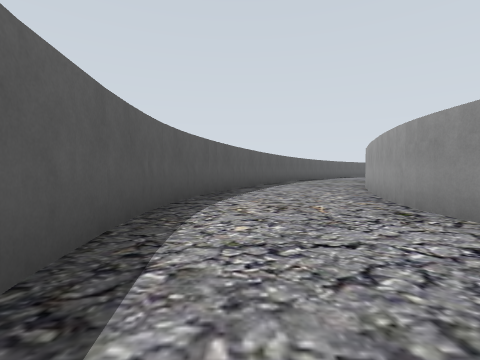
view 1 (above)

23 first-person views from a walk through a world built for the Gazebo simulator. The camera is 0.94 m above the floor, tilts 2° down and sees 85° across. The floor is counted in squares, 2.5 m on a side. Each view is taken from the middle of a square. On the plan, view 1 faces up. The plan holds only what a view shows up to about 9 squares ahead; the rest is blank. The place goes on beyond the plan.

view 2
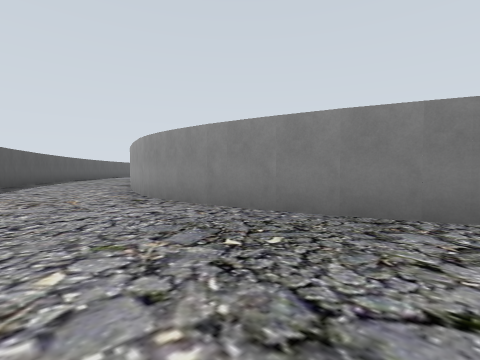

view 3
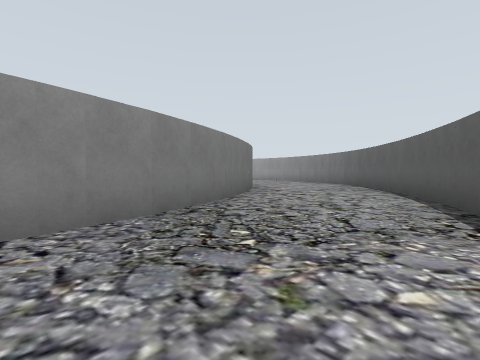

view 4
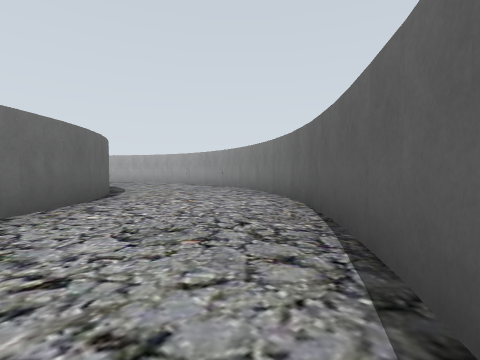

view 5
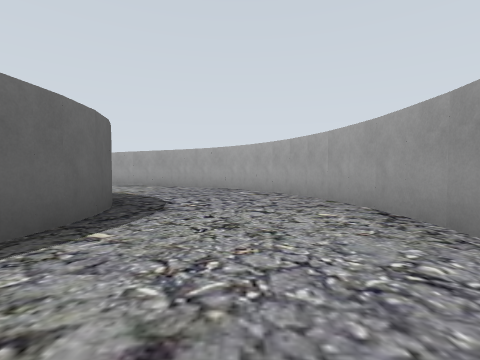

view 6
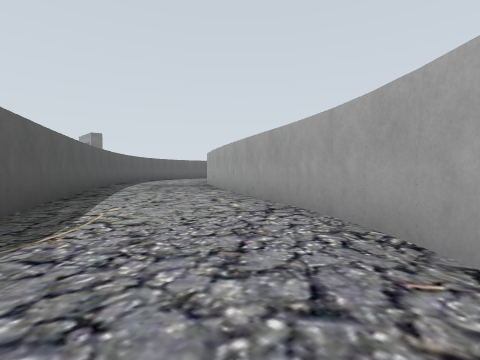

view 7
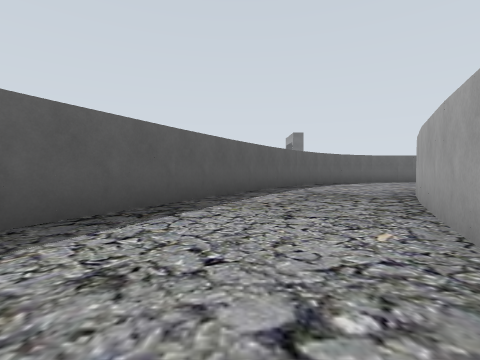

view 8
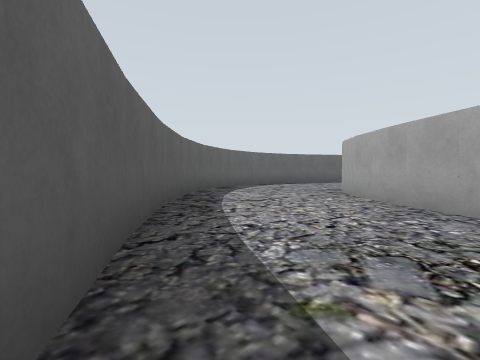

view 9
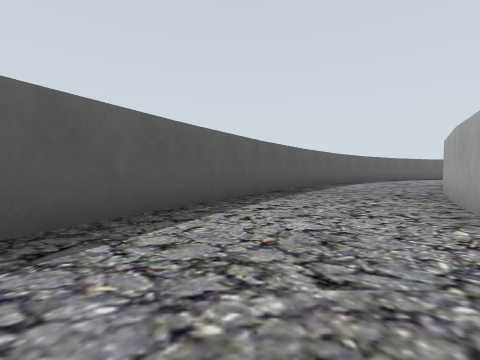

view 10
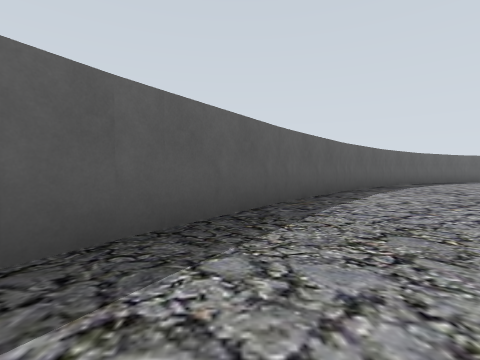

view 11
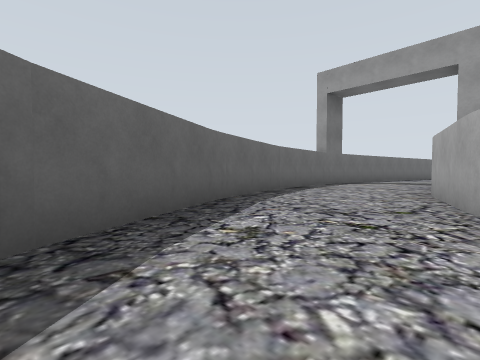

view 12
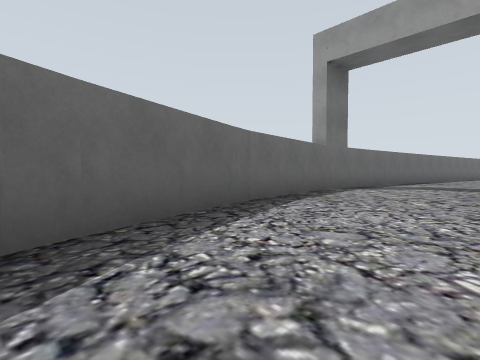

view 13
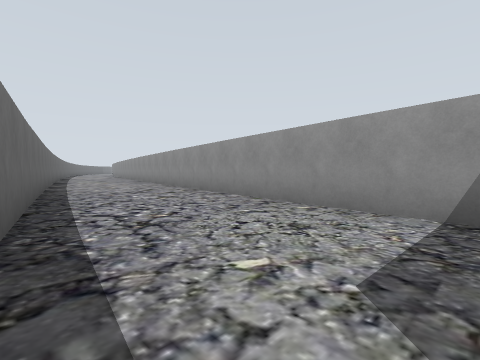

view 14
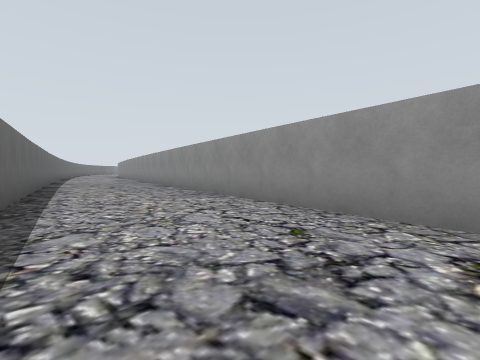

view 15
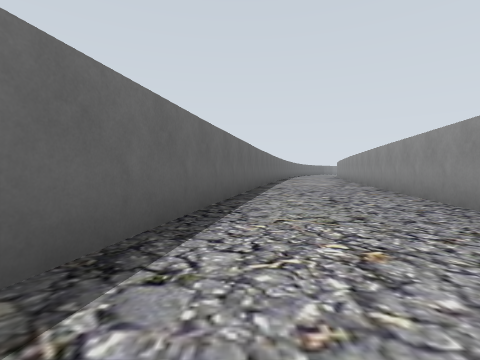

view 16
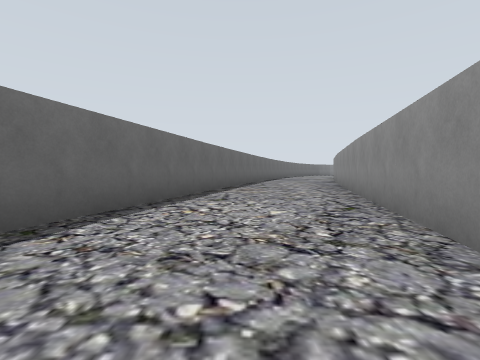

view 17
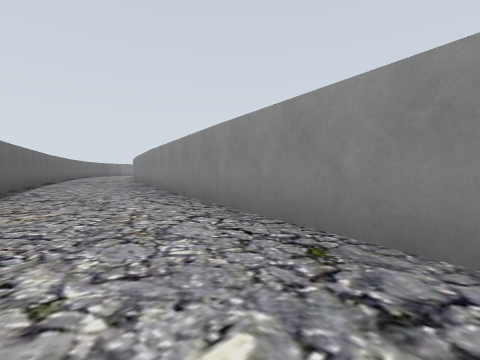

view 18
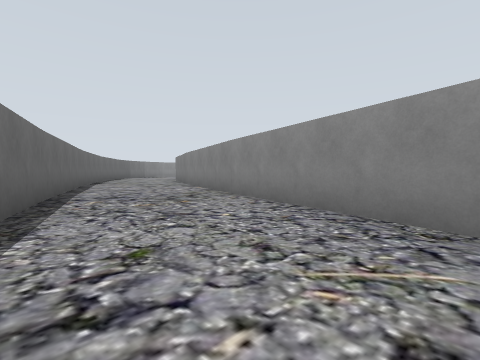

view 19
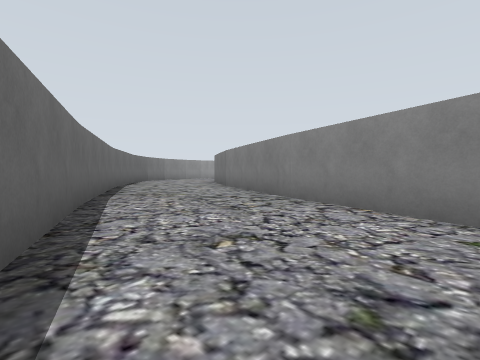

view 20
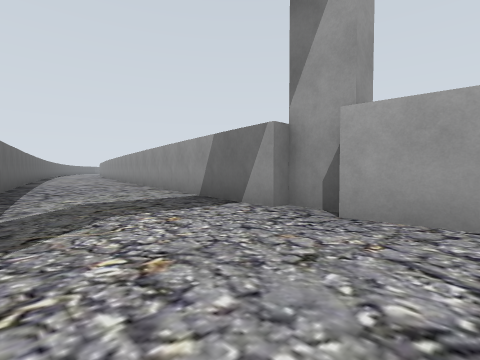

view 21
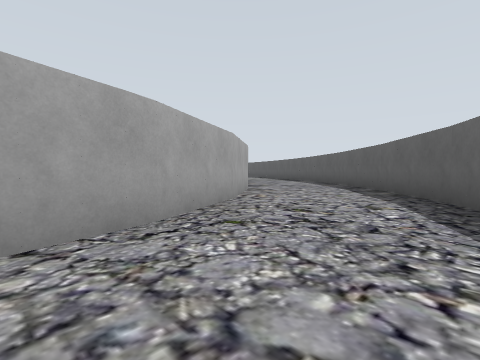

view 22
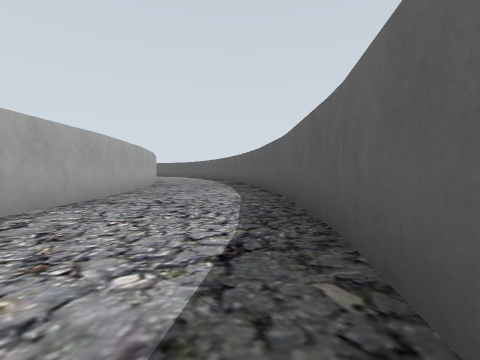

view 23
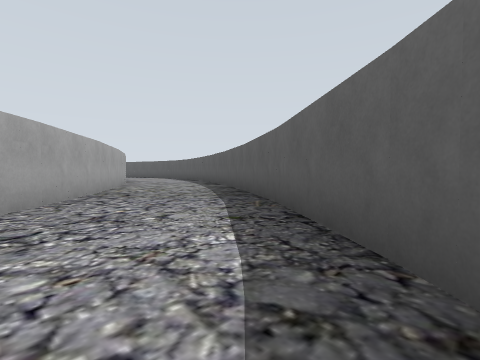

### Floor plan
Points are (right, up) in squares from view 1. A wall is a line through its corners. A room is listed if a view was taken in it or the views show most of it. See-through windows are left out.
Room 1 (views 1, 2, 3, 4, 5, 6, 7, 8, 9, 10, 11, 12, 13, 14, 15, 16, 17, 18, 19, 20, 21, 22, 23)
walls: (16.9, 4.8) (16.3, 4.8); (16.4, 4.8) (15.3, 4.7); (15.4, 4.7) (15, 4.5); (18.9, 3.9) (17.7, 4.6) (16.7, 4.8); (15, 4.6) (14.1, 4.1); (19.3, 3.6) (18.8, 4); (14.2, 4.2) (13.1, 3.4); (14.9, 1.5) (15.5, 2); (13.2, 3.5) (12.1, 2.3); (14.4, 0.9) (15, 1.6); (12.2, 2.4) (10.1, -0.9); (13.1, -0.8) (14.4, 1); (10.2, -0.8) (9, -3.3); (11, -5.1) (13.2, -0.6); (10.8, -5.4) (11.1, -4.9); (15, 15.7) (15.7, 15.6); (15.6, 16) (26.1, 13.9); (10.2, -6.1) (10.9, -5.4); (14, 15.9) (15, 15.9); (8, -4.5) (7.4, -4.8) (6.8, -4.8); (9.9, -6.4) (10.3, -6); (11, 15.2) (13, 15.8); (7.7, -4.7) (7, -4.8) (6.3, -4.7); (9.5, 14.4) (11.1, 15.2); (8.2, 13.4) (9.6, 14.4); (6.6, 11.9) (7.9, 13.2); (5.7, 10.8) (6.3, 11.5); (9.2, -6.8) (10, -6.3); (26, 14) (36.9, 11.2); (3.6, 7.8) (6.6, 12.1); (18.2, 18) (16.8, 18.3); (5.9, -4.7) (5.5, -4.5) (5, -4.2) (4.5, -3.9); (8.3, -7.2) (9.3, -6.8); (4.7, -4) (4.2, -3.6); (7.5, -7.3) (8.5, -7.1); (2.2, 4.7) (3.8, 7.8); (4.3, -3.7) (3.7, -3) (3.4, -2.6); (12, 18.3) (10, 17.5); (10.2, 17.6) (8.2, 16.6) (6.5, 15.3); (3.3, -2.6) (2.7, -1.4); (1.7, 2.7) (2.3, 4.8); (6.7, -7.4) (7.6, -7.3); (2.6, -1.4) (1.9, 0.5); (2, 0.5) (1.8, 1.3); (1.7, 2.2) (1.7, 2.8); (1.8, 1.2) (1.7, 2.3); (6.5, 15.5) (3.3, 12.1); (3.4, 12.2) (0.4, 7.2); (5.8, -7.3) (6.8, -7.4); (4.3, -6.8) (5.1, -7.1) (5.9, -7.3); (0.6, 7.2) (-0.6, 4.3); (2.9, -5.9) (3.6, -6.4) (4.4, -6.8); (-0.5, 4.4) (-0.8, 3.1); (1.6, -4.6) (2.4, -5.5) (3.1, -6); (-0.8, 3.3) (-0.8, 2.8); (-0.8, 2.9) (-0.8, 2); (0.1, -2) (0.4, -2.5); (-0.9, 2.1) (-0.7, 0.8); (0.2, -2.5) (1.7, -4.7); (33.9, 14.8) (18.2, 18.2); (36.9, 11.1) (43.2, 9); (37.7, 13.5) (33.8, 14.6); (43, 9) (45.9, 7.6) (46.4, 7.3); (46.7, 10.3) (37.7, 13.7)

Positions as (right, up) in squares from view 1, and headings:
1: (0, 0), facing up
2: (0, -1), facing up-right
3: (0, 1), facing down-right
4: (1, -3), facing down-right
5: (5, -6), facing right
6: (9, -6), facing up-right
7: (11, -4), facing up
8: (11, 0), facing up-right
9: (2, 6), facing up
10: (3, 9), facing up
11: (8, 15), facing up-right
12: (10, 16), facing up-right
13: (17, 18), facing down-right
14: (21, 17), facing down-right
15: (24, 16), facing right
16: (29, 14), facing right
17: (31, 14), facing down-right
18: (37, 13), facing down-right
19: (41, 12), facing down-right
20: (14, 18), facing down-right
21: (12, 17), facing down-left
22: (8, 16), facing down-left
23: (6, 14), facing down-left
